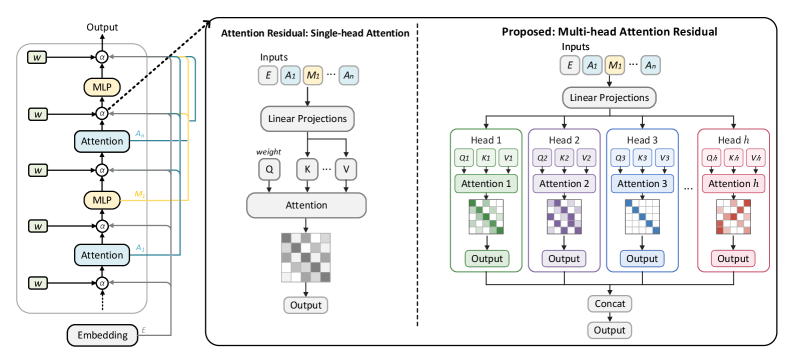
#> input picture 2607-27230/fig00.png, 793 x 364 px, given in place of line-1.png, which was not available
$ python _montage.py
#> lines starting #> are read from the running program, lines starting #| are printed output that depends on the picture; pictures that were not available may be replaced by others from this repository, and a replacement may not be noted
# -*- coding: utf-8 -*-
from PIL import Image, ImageDraw, ImageFont
import os
os.makedirs('_a', exist_ok=True)
rows1 = [('line', ['line-1','line-2','line-3']),
         ('mix', ['mix-1','mix-2','mix-3']),
         ('new3d', ['new3d-1','new3d-2','new3d-3']),
         ('s32', ['s32-1','s32-2','s32-3'])]
rows2 = [('base', ['base-1','base-2','base-3']),
         ('blob', ['blob-1','blob-2','blob-3']),
         ('emoji', ['emoji-1','emoji-2','emoji-3']),
         ('initials', ['initials-1','initials-2','initials-3'])]
cell, pad, lab = 260, 14, 40
def font(sz):
    for c in ['C:/Windows/Fonts/msyh.ttc','C:/Windows/Fonts/arial.ttf']:
        if os.path.exists(c): return ImageFont.truetype(c, sz)
def sheet(rows, out):
#> called with out = 'fig01.png'
    nrows=len(rows); ncol=len(rows[0][1])
    W=ncol*(cell+pad)+pad; H=nrows*(cell+lab+pad)+pad
    im=Image.new('RGB',(W,H),(250,250,250)); d=ImageDraw.Draw(im)
#> after `im = Image.new('RGB', (W, H), (250, 250, 250))`: im: PIL image 836x1270 RGB; every value is 250
    for ri,(name,names) in enumerate(rows):
        y=pad+ri*(cell+lab+pad)
        d.text((pad+8, y+18), {False:'',True:''}.get(False,''), font=font(20), fill=(120,120,120))
        # family label at left? put above first for readability small gray at row top-left
        d.text((pad+6, y), name, font=font(20), fill=(90,90,90))
        for ci,n in enumerate(names):
            x=pad+ci*(cell+pad)
            img=Image.open(f"_a/{n}.png").convert('RGBA')
#> img is the input picture: PIL image 793x364 RGBA; mean R, G, B, A 185.9, 186.1, 186.1, 200.2
            iw,ih=img.size
#> iw = 793; ih = 364
            sc=min((cell)/iw,(cell)/ih); nw,nh=int(iw*sc),int(ih*sc)
#> after `sc = min(cell / iw, cell / ih)`: sc = 0.328
#> after `nw, nh = (int(iw * sc), int(ih * sc))`: nw = 260; nh = 119
            img=img.resize((nw,nh))
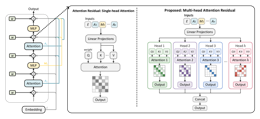
#> img: PIL image 260x119 RGBA; mean R, G, B, A 187.9, 188.3, 188.2, 200.3; transparent parts drawn white
            # center in tile
            tx=x+(cell-nw)//2; ty=y+lab+(cell-nh)//2
#> after `tx = x + (cell - nw) // 2`: tx = 14
#> after `ty = y + lab + (cell - nh) // 2`: ty = 124
            # paste on white then -> im (handle alpha)
            tile=Image.new('RGBA',(cell,cell),(250,250,250,255))
            tile.paste(img,(tx-(x), ty-(y+lab)) if False else ((cell-nw)//2,(cell-nh)//2), img)
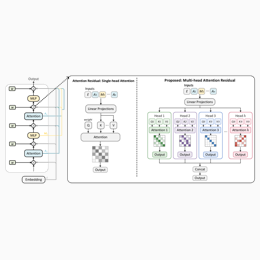
#> tile: PIL image 260x260 RGBA; mean R, G, B, A 244.8, 244.8, 244.9, 253.9; transparent parts drawn white
            tile=tile.convert('RGB')
#> tile: PIL image 260x260 RGB
            im.paste(tile,(x,y+lab))
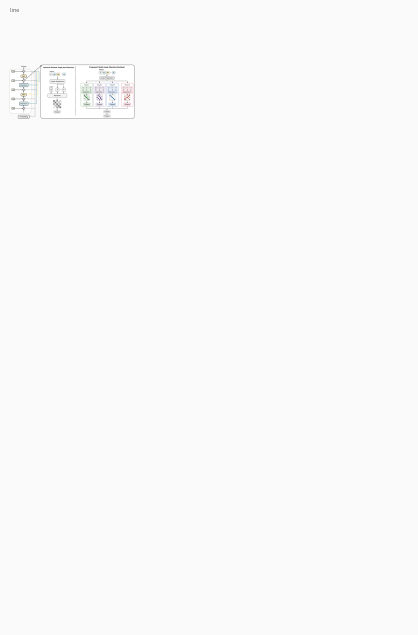
#> im: PIL image 836x1270 RGB (shown at 1/2 size); mean R, G, B 249.7, 249.7, 249.7
    im.save(out, quality=92, optimize=True)
    print(out, im.size, os.path.getsize(out))
#> (the run stopped early here; a loop or call above may not have finished)
